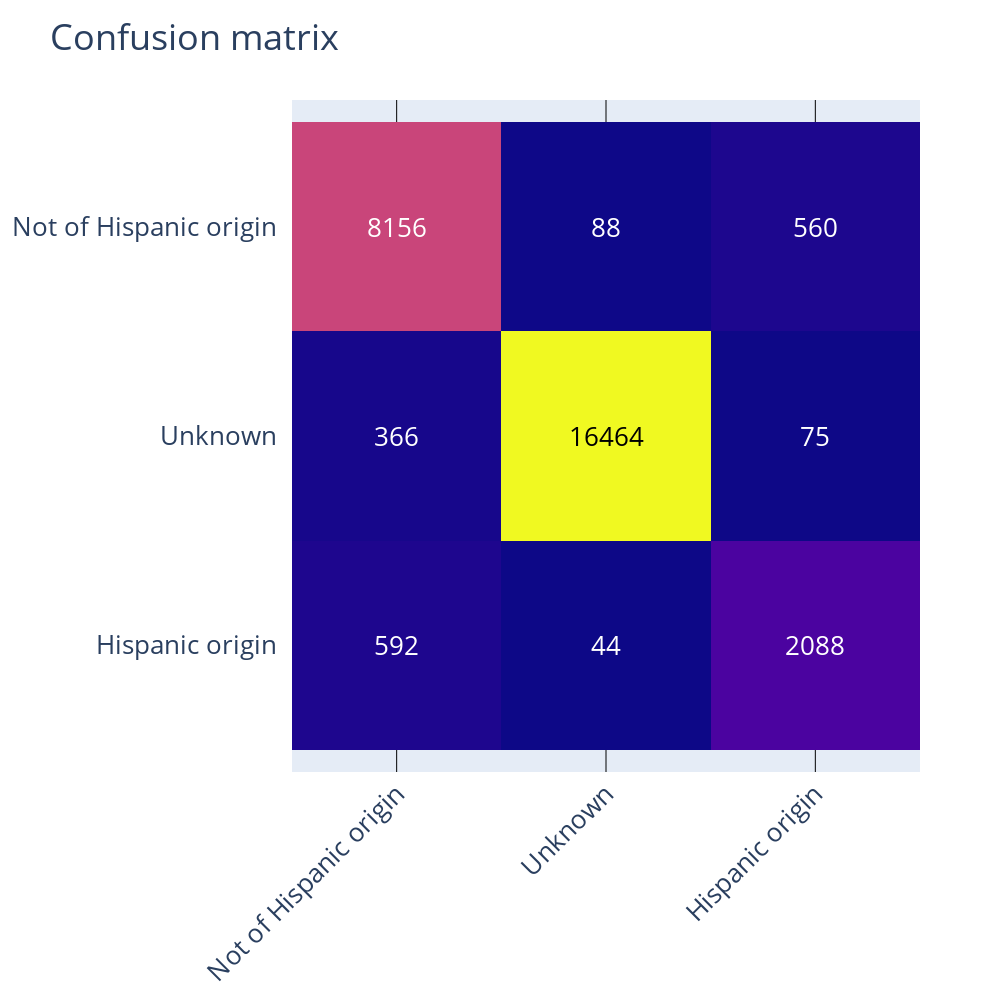

Notebook code for this chart:
### Markdown cell above
### Confusion matrices

### Code cell
target_variable_7 = 'OffEthnic'

conf_matrix_plot = plotly_confusion_matrix(test_sample[target_variable_7], standard_trees_unweighted[target_variable_7].predict(test_sample[input_features]), test_sample[target_variable_7].unique())
conf_matrix_plot.show()

### Figure 1 — Plotly figure (JSON) as saved in the notebook; plotly's stock layout.template omitted (floating-point values rounded to 4 significant figures)
{"data": [{"colorscale": [[0, "#0d0887"], [0.1111, "#46039f"], [0.2222, "#7201a8"], [0.3333, "#9c179e"], [0.4444, "#bd3786"], [0.5556, "#d8576b"], [0.6667, "#ed7953"], [0.7778, "#fb9f3a"], [0.8889, "#fdca26"], [1, "#f0f921"]], "reversescale": false, "showscale": false, "type": "heatmap", "x": ["Not of Hispanic origin", "Unknown", "Hispanic origin"], "y": ["Hispanic origin", "Unknown", "Not of Hispanic origin"], "z": [[592, 44, 2088], [366, 16464, 75], [8156, 88, 560]]}], "layout": {"annotations": [{"font": {"color": "#FFFFFF"}, "showarrow": false, "text": "592", "x": "Not of Hispanic origin", "xref": "x", "y": "Hispanic origin", "yref": "y"}, {"font": {"color": "#FFFFFF"}, "showarrow": false, "text": "44", "x": "Unknown", "xref": "x", "y": "Hispanic origin", "yref": "y"}, {"font": {"color": "#FFFFFF"}, "showarrow": false, "text": "2088", "x": "Hispanic origin", "xref": "x", "y": "Hispanic origin", "yref": "y"}, {"font": {"color": "#FFFFFF"}, "showarrow": false, "text": "366", "x": "Not of Hispanic origin", "xref": "x", "y": "Unknown", "yref": "y"}, {"font": {"color": "#000000"}, "showarrow": false, "text": "16464", "x": "Unknown", "xref": "x", "y": "Unknown", "yref": "y"}, {"font": {"color": "#FFFFFF"}, "showarrow": false, "text": "75", "x": "Hispanic origin", "xref": "x", "y": "Unknown", "yref": "y"}, {"font": {"color": "#FFFFFF"}, "showarrow": false, "text": "8156", "x": "Not of Hispanic origin", "xref": "x", "y": "Not of Hispanic origin", "yref": "y"}, {"font": {"color": "#FFFFFF"}, "showarrow": false, "text": "88", "x": "Unknown", "xref": "x", "y": "Not of Hispanic origin", "yref": "y"}, {"font": {"color": "#FFFFFF"}, "showarrow": false, "text": "560", "x": "Hispanic origin", "xref": "x", "y": "Not of Hispanic origin", "yref": "y"}], "autosize": false, "font": {"size": 26}, "height": 1000, "title": {"text": "Confusion matrix"}, "width": 1000, "xaxis": {"constrain": "domain", "dtick": 1, "gridcolor": "rgb(0, 0, 0)", "scaleanchor": "y", "side": "bottom", "tickangle": -45, "ticks": ""}, "yaxis": {"dtick": 1, "ticks": "", "ticksuffix": "  "}}}
